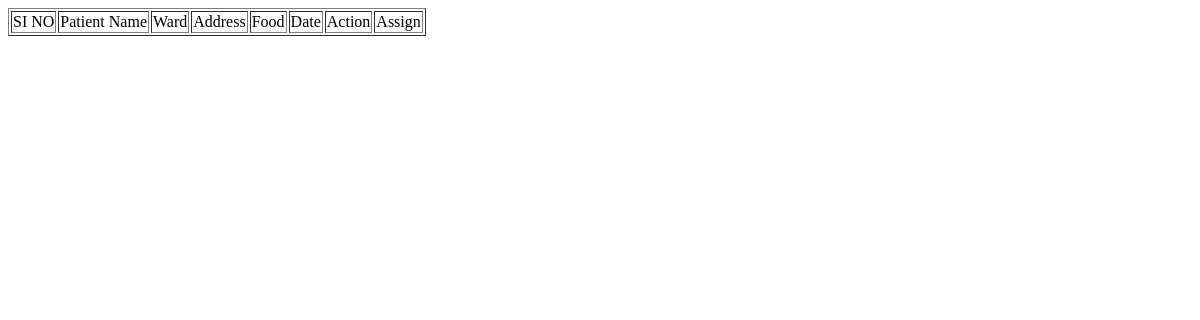
/Kitchencenter/viewrequest/, run on an earlier commit of the app's database.
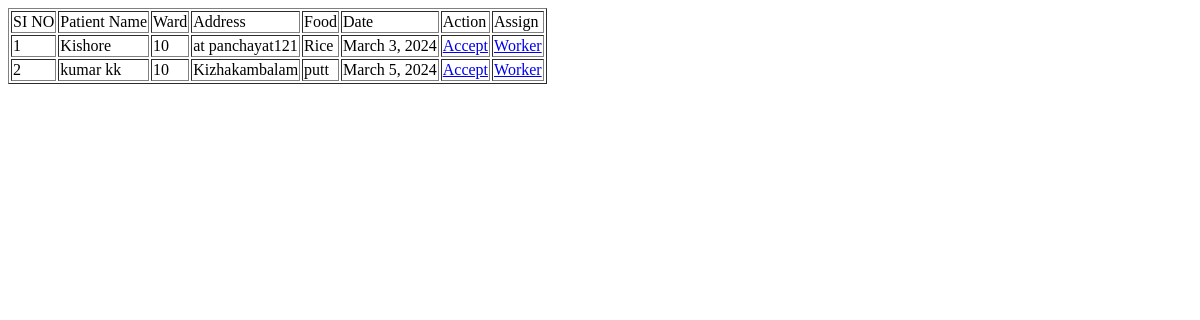
And on a later commit of the database.
### User/models.py (models this page shows)
class tbl_foodrequest(models.Model):
    food_name = models.CharField(max_length=30)
    food_date = models.DateField(auto_now_add=True)
    food_status = models.CharField(max_length=20)
    user_id=models.ForeignKey(tbl_user,on_delete=models.CASCADE,null=True)

### Guest/models.py (models this page shows)
class tbl_user(models.Model):
    user_name = models.CharField(max_length=30)
    user_photo=models.FileField(upload_to='images/')
    user_dob = models.CharField(max_length=30)
    user_gender = models.CharField(max_length=30)
    user_ward=models.ForeignKey(tbl_ward,on_delete=models.CASCADE,null=True)
    user_address = models.CharField(max_length=30)
    user_proof = models.FileField(upload_to='images/')
    user_email = models.CharField(max_length=30)
    user_password = models.CharField(max_length=30)

### Admin/models.py (models this page shows)
class tbl_ward(models.Model):
    panchayat=models.ForeignKey(tbl_panchayat,on_delete=models.CASCADE,null=True)
    ward_name=models.CharField(max_length=30)

### Kitchencenter/views.py (the view)
# urls.py: path('viewrequest/',views.viewrequest,name='viewrequest'),
def viewrequest(request):
    requestdata = tbl_foodrequest.objects.all()
    return render(request,'Kitchencenter/ViewRequests.html',{'requestdata':requestdata})

### Kitchencenter/Templates/Kitchencenter/ViewRequests.html (shortened to what this page needs)
<!DOCTYPE html>
<html lang="en">
<head>
</head>
<body>
    <table border='1'>
        <tr>
            <td>SI NO</td>
            <td>Patient Name</td>
            <td>Ward</td>
            <td>Address</td>
            <td>Food</td>
            <td>Date</td>
            <td>Action</td>
            <td>Assign</td>
        </tr>
        {%for i in requestdata%}
        <tr>
            <td>{{forloop.counter}}</td>
            <td>{{i.user_id.user_name}}</td>
            <td>{{i.user_id.user_ward.ward_name}}</td>
            <td>{{i.user_id.user_address}}</td>
            <td>{{i.food_name}}</td>
            <td>{{i.food_date}}</td>
            <td><a href="#">Accept</a></td>
            <td><a href="{% url 'kitchencenter:assigntask' i.id%}">Worker</a></td>
        </tr>
        {%endfor%}
    </table>
</body>
</html>

What changed in the data, as far as the page shows it:
added tbl_foodrequest: user_id.user_name "Kishore", user_id.user_ward.ward_name "10", user_id.user_address "at panchayat121", food_name "Rice", food_date "March 3, 2024"
added tbl_foodrequest: user_id.user_name "kumar kk", user_id.user_ward.ward_name "10", user_id.user_address "Kizhakambalam", food_name "putt", food_date "March 5, 2024"
